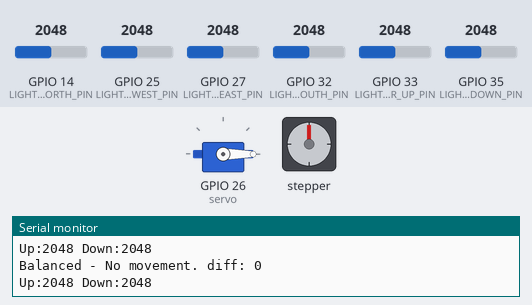
Bench run of a sketch on a simulated ESP32-S3. On the bench: servo, stepper motor, the last lines printed to the serial monitor. The inputs (shaded band) are chosen by the test bench; at power-on: GPIO 35 (LIGHT_SENSOR_DOWN_PIN) = 2048, GPIO 14 (LIGHT_SENSOR_NORTH_PIN) = 2048, GPIO 27 (LIGHT_SENSOR_EAST_PIN) = 2048, GPIO 25 (LIGHT_SENSOR_WEST_PIN) = 2048, GPIO 33 (LIGHT_SENSOR_UP_PIN) = 2048, GPIO 32 (LIGHT_SENSOR_SOUTH_PIN) = 2048. Stepper angles assume 2048 steps per turn.

Above: at 1.8 s.
1.9 s: GPIO 35 (LIGHT_SENSOR_DOWN_PIN) set to 2146
At 5.8 s:
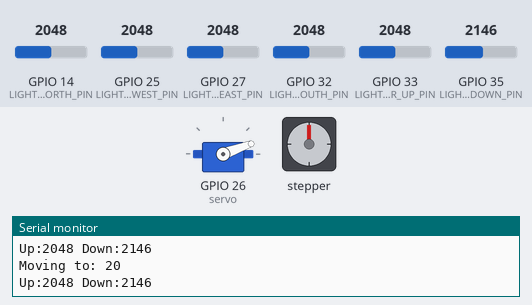
6.0 s: GPIO 14 (LIGHT_SENSOR_NORTH_PIN) set to 2866
At 7.9 s:
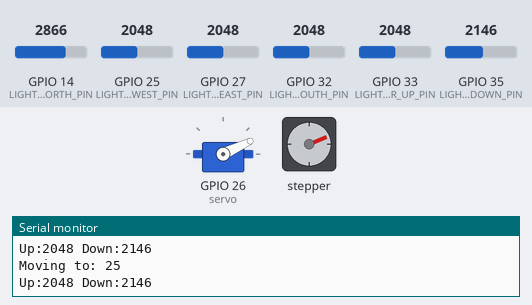
9.5 s: GPIO 27 (LIGHT_SENSOR_EAST_PIN) set to 122
At 11.6 s:
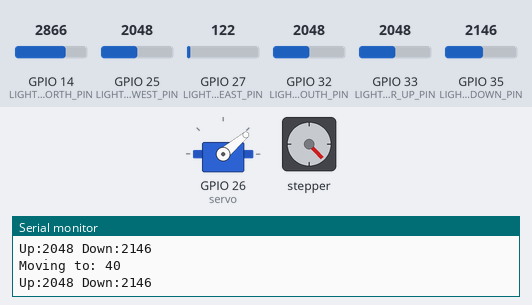
12.7 s: GPIO 25 (LIGHT_SENSOR_WEST_PIN) set to 135
14.4 s: GPIO 25 (LIGHT_SENSOR_WEST_PIN) set to 110
At 15.76 s:
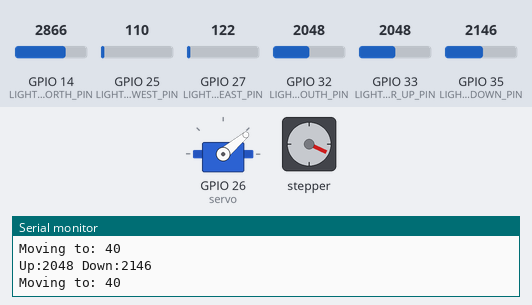
18.0 s: GPIO 33 (LIGHT_SENSOR_UP_PIN) set to 2866
At 25.0 s:
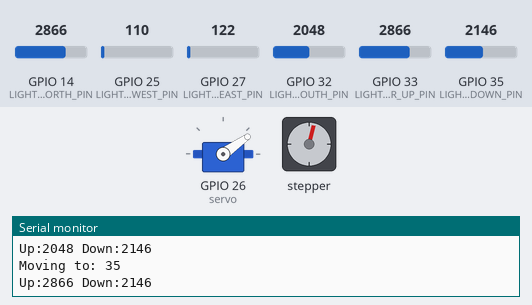
Timing chart, 0 to 27.4 s (numbered marks = the images above; inputs shaded):
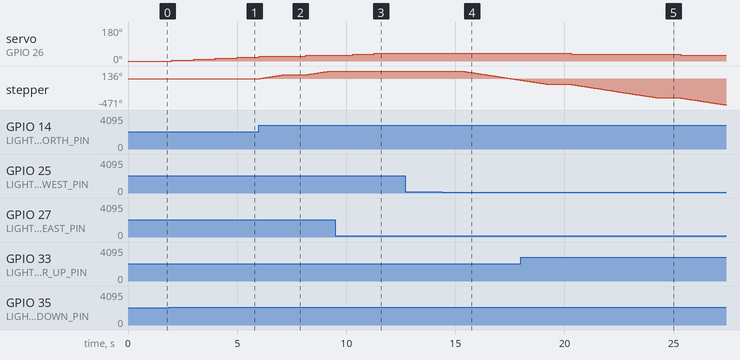

Measured:
- the behaviour switches between 2098 and 2099 on GPIO 35 (LIGHT_SENSOR_DOWN_PIN) (found by bisection; images 0 and 1)
- the behaviour switches between 122 and 121 on GPIO 25 (LIGHT_SENSOR_WEST_PIN) (found by bisection; images 3 and 4)
- after the input at 1.9 s, servo on GPIO 26 (servo): 0° → 5° after 0.10 s, → 10° 1.0 s later, → 15° 1.0 s later, → 20° 1.0 s later
- after the input at 6.0 s, stepper: turns 68° clockwise in 1.1 s, then 68° clockwise in 1.1 s
- after the input at 9.5 s, stepper: stays 136° (without the input it goes to 137° after 0.79 s)
- after the input at 14.4 s, stepper: keeps turning counter-clockwise at about 60°/s, starting after 0.89 s
- after the input at 18.0 s, servo on GPIO 26 (servo): 40° → 35° after 2.3 s, → 30° 5.0 s later

The sketch:

final_move.ino
```cpp
#include <ESP32Servo.h>
#include <Stepper.h>


Servo servo;  //creamos un objeto servo

int servoPos=0;
const int threshold = 50;
int servoInitialPosition = 0;


#define LIGHT_SENSOR_UP_PIN 33
#define LIGHT_SENSOR_DOWN_PIN 35

#define LIGHT_SENSOR_EAST_PIN 27
#define LIGHT_SENSOR_SOUTH_PIN 32
#define LIGHT_SENSOR_WEST_PIN 25
#define LIGHT_SENSOR_NORTH_PIN 14

#define IN1 23
#define IN2 22
#define IN3 21
#define IN4 19

const int STEPS_PER_REVOLUTION = 2048;
Stepper horizontalStepper(STEPS_PER_REVOLUTION, IN1, IN3, IN2, IN4);

long currentStepperSteps = 0;
const long MAX_STEPS = STEPS_PER_REVOLUTION;


const long LDR_MAX = 4095;


void setup(){
  servo.attach(26);
  Serial.begin(9600); // iniciamos el puerto serial
  servo.write(0);
  currentStepperSteps = 0;

  horizontalStepper.setSpeed(10);
}


void loop() {

  int ldrUp = analogRead(LIGHT_SENSOR_UP_PIN);
  int ldrDown = analogRead(LIGHT_SENSOR_DOWN_PIN);

  int diffVertical = ldrUp - ldrDown;

 // Only move if difference is significant
  if (abs(diffVertical) > threshold) {
    if (diffVertical > 0) {
      // Go Up
      servoPos -= 5;
    } else {
      // Go down
      servoPos += 5;
    }

  	servoPos = constrain(servoPos, 0, 40);
    servo.write(servoPos);

    Serial.print("Moving to: ");
    Serial.println(servoPos);
  } else {
    Serial.print("Balanced - No movement. diff: ");
    Serial.println(diffVertical);
  }


  // Read all LDRs
  int north = analogRead(LIGHT_SENSOR_NORTH_PIN);
  int south = analogRead(LIGHT_SENSOR_SOUTH_PIN);
  int east  = analogRead(LIGHT_SENSOR_EAST_PIN);
  int west  = analogRead(LIGHT_SENSOR_WEST_PIN);

  // Find the sensor with the highest reading
  int minLight = north;
  String direction = "North";

  if (east < minLight) {
    minLight = east;
    direction = "East";
  }
  if (west < minLight) {
    minLight = west;
    direction = "West";
  }
  if (south < minLight) {
    minLight = south;
    direction = "South";
  }

  // Only move if North is NOT the brightest, or difference > threshold
  int diffHorizontal = north - minLight;


  if (diffHorizontal > threshold) {
    int steps = map(diffHorizontal, threshold, LDR_MAX, 1, STEPS_PER_REVOLUTION);
    steps = constrain(steps, 1,  STEPS_PER_REVOLUTION);
    //Serial.println(steps);
    if (direction == "East" || direction == "South") {
      // East is brightest → rotate **anticlockwise** to bring North toward light
      if (currentStepperSteps + steps <= MAX_STEPS) {
        horizontalStepper.step(+steps);
        currentStepperSteps += steps;
        //Serial.println("Rotating Anticlockwise (East → North)");
      }
    } else if (direction == "West" || direction == "South") {
      // West or South brightest → rotate **clockwise** to bring North toward light
      if (currentStepperSteps + steps >= -MAX_STEPS) {
        horizontalStepper.step(-steps);
        currentStepperSteps -= steps;
        //Serial.println("Rotating Clockwise (West/South → North)");
      }
    }
  } else {
    //Serial.println("North is dominant - No rotation needed");
  }

  Serial.print("Up:");
  Serial.print(ldrUp);
  Serial.print(" Down:");
  Serial.print(ldrDown);
  // Serial.println();
  //Serial.print(" N:");
  //Serial.print(north);
  //Serial.print(" E:");
  //Serial.print(east);
  //Serial.print(" W:");
  //Serial.print(west);
  //Serial.print(" S:");
  //Serial.print(south);
  //Serial.print(" | Max:");
  //Serial.print(minLight);
  //Serial.print(" (");
  //Serial.print(direction);
  //Serial.print(") | Stepper:");
  //Serial.print(currentStepperSteps);
  //Serial.print(" | Servo:");
  //Serial.print(servoPos);
  Serial.println();

  int wait = 1000;
  delay(wait);
}
```
